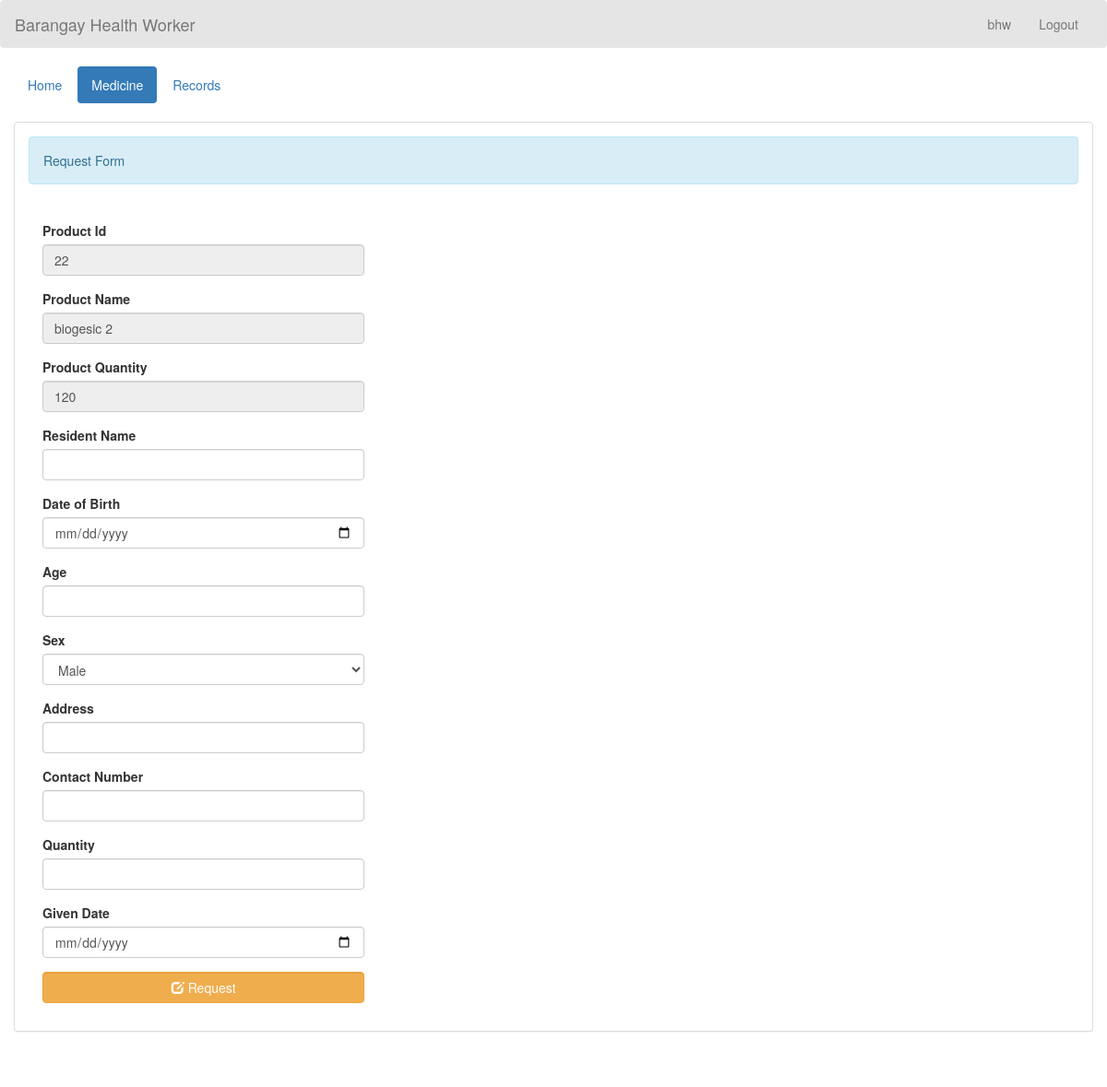
Screenshot of /admin/request.php?productName=biogesic+2 (signed in) with the database file from the repository.
### tables this page shows
CREATE TABLE `users` (
  `id` int(11) NOT NULL,
  `role` enum('user','admin') NOT NULL,
  `username` varchar(255) NOT NULL,
  `password` varchar(255) NOT NULL,
  `name` varchar(255) NOT NULL
);

CREATE TABLE `medicines` (
  `productId` int(30) NOT NULL,
  `productName` varchar(100) NOT NULL,
  `quantity1` int(10) NOT NULL,
  `total` int(10) NOT NULL,
  `expDate` date NOT NULL,
  `status` varchar(100) NOT NULL,
  `action` varchar(100) NOT NULL
);

### admin_query/name.php (called while the page is built)
<?php
require '../connection/connect.php';
if (isset($_SESSION['id']) && !empty($_SESSION['id'])) {
    $userId = $_SESSION['id'];
    $query = $conn->query("SELECT * FROM `users` WHERE `id` = '$userId'") or die(mysqli_error($conn));
    if ($query->num_rows > 0) {
        $fetch = $query->fetch_array();
        $name = $fetch['name'];
    } else {
        header("location:../index.php");
    }
} else {
    header("location:../index.php");
}
?>

### admin/request.php (the view, shortened to what this page needs)
<!DOCTYPE html>
<?php
	require '../admin_query/name.php';
?>
<html lang = "en">
	<head>
		<link rel = "stylesheet" type = "text/css" href = "../css/bootstrap.css " />
		<link rel = "stylesheet" type = "text/css" href = "../css/style.css" />
	</head>
<body>
	<nav style = "background-color:rgba(0, 0, 0, 0.1);" class = "navbar navbar-default">
		<div  class = "container-fluid">
			<div class = "navbar-header">
				<a class = "navbar-brand" >Barangay Health Worker</a>
			</div>
			<ul class = "nav navbar-nav pull-right ">
				<li class = "dropdown">
					<a class="dropdown-toggle" data-toggle="dropdown" role="button" aria-haspopup="true" aria-expanded="false"></i> <?php echo $name;?></a>
				</li>
				<li><a href = "../logout.php">Logout</a></li>
			</ul>
		</div>
	</nav>
	<div class = "container-fluid">
		<ul class = "nav nav-pills">
		<li><a href = "homemed.php">Home</a></li>
		<li class = "active"><a href = "medicine.php">Medicine</a></li>
		<li class = ""><a href = "userRecMed.php">Records</a></li>
		</ul>
	</div>
	<br />
	<div class = "container-fluid">
		<div class = "panel panel-default">
			<div class = "panel-body">
				<div class = "alert alert-info">Request Form</div>
				<br />
				<div class="col-md-4">
					<?php
					$productName = isset($_GET['productName']) ? $_GET['productName'] : '';
					$query = $conn->query("SELECT * FROM `medicines` WHERE productName = '$productName'") or die(mysqli_error());
					$fetch = $query->fetch_array();
					?>
					<form method="POST" enctype="multipart/form-data">
						<div class="form-group">
							<label>Product Id</label>
							<input type="text" class="form-control" name="productId" value="<?php echo $fetch['productId']; ?>" readonly />
						</div>
						<div class="form-group">
							<label>Product Name</label>
							<input type="text" class="form-control" name="productName" value="<?php echo $fetch['productName']; ?>" readonly />
						</div>
						<div class="form-group">
							<label>Product Quantity</label>
							<input type="text" class="form-control" name="total" value="<?php echo $fetch['total']; ?>" readonly />
						</div>
                        <div class = "form-group" required = required>
							<label>Resident Name </label>
							<input type = "text"  class = "form-control" name = "residentName" />
						</div>
                        <div class = "form-group" required = required>
							<label>Date of Birth</label>
								<input type = "date"  class = "form-control" name = "dateBirth" />
						</div>
                        <div class = "form-group" required = required>
							<label>Age </label>
							<input type = "text"  class = "form-control" name = "age" />
						</div>
						<div class = "form-group" required = required>
							<label>Sex</label>
							<select class = "form-control" required = required name = "sex">
								<option value="Male">Male</option>
							</select>
						</div>
                        <div class = "form-group" required = required>
							<label>Address</label>
							<input type = "text"  class = "form-control" name = "address" />
						</div>
                        <div class = "form-group" required = required>
							<label>Contact Number</label>
								<input type = "text"  class = "form-control" name = "contactNumber" />
						</div>
						<div class = "form-group" required = required>
							<label>Quantity </label>
							<input type = "number" min = "0" max = "999999999" class = "form-control" name = "quantity_req" />
						</div>
						<div class = "form-group" required = required>
							<label>Given Date </label>
								<input type = "date"  class = "form-control" name = "givenDate" />
						</div>
                        <div class = "form-group">
							<button name = "add_rec" class = "btn btn-warning form-control"><i class = "glyphicon glyphicon-edit"></i> Request</button>
						</div>
					</form>
			</div>
		</div>
	</div>
	<br />
	<br />
</body>
</html>

### rows the page displays
users: name "bhw"
medicines: productId "22", productName "biogesic 2", total "120"
